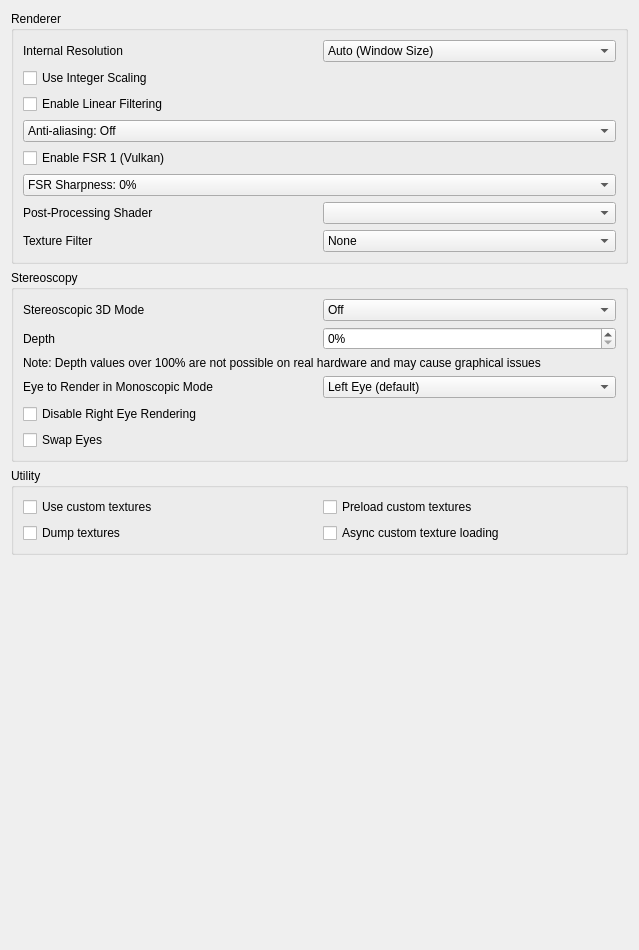
<?xml version="1.0" encoding="UTF-8"?>
<ui version="4.0">
 <class>ConfigureEnhancements</class>
 <widget class="QWidget" name="ConfigureEnhancements">
  <property name="geometry">
   <rect>
    <x>0</x>
    <y>0</y>
    <width>639</width>
    <height>950</height>
   </rect>
  </property>
  <property name="minimumSize">
   <size>
    <width>0</width>
    <height>0</height>
   </size>
  </property>
  <layout class="QVBoxLayout" name="verticalLayout_2">
   <item>
    <widget class="QGroupBox" name="rendererBox">
     <property name="title">
      <string>Renderer</string>
     </property>
     <layout class="QVBoxLayout" name="verticalLayout_3">
      <item>
       <widget class="QWidget" name="widget_resolution" native="true">
        <layout class="QHBoxLayout" name="horizontalLayout_1">
         <property name="leftMargin">
          <number>0</number>
         </property>
         <property name="topMargin">
          <number>0</number>
         </property>
         <property name="rightMargin">
          <number>0</number>
         </property>
         <property name="bottomMargin">
          <number>0</number>
         </property>
         <item>
          <widget class="QLabel" name="resolution_label">
           <property name="text">
            <string>Internal Resolution</string>
           </property>
          </widget>
         </item>
         <item>
          <widget class="QComboBox" name="resolution_factor_combobox">
           <item>
            <property name="text">
             <string>Auto (Window Size)</string>
            </property>
           </item>
           <item>
            <property name="text">
             <string>Native (400x240)</string>
            </property>
           </item>
           <item>
            <property name="text">
             <string>2x Native (800x480)</string>
            </property>
           </item>
           <item>
            <property name="text">
             <string>3x Native (1200x720)</string>
            </property>
           </item>
           <item>
            <property name="text">
             <string>4x Native (1600x960)</string>
            </property>
           </item>
           <item>
            <property name="text">
             <string>5x Native (2000x1200)</string>
            </property>
           </item>
           <item>
            <property name="text">
             <string>6x Native (2400x1440)</string>
            </property>
           </item>
           <item>
            <property name="text">
             <string>7x Native (2800x1680)</string>
            </property>
           </item>
           <item>
            <property name="text">
             <string>8x Native (3200x1920)</string>
            </property>
           </item>
           <item>
            <property name="text">
             <string>9x Native (3600x2160)</string>
            </property>
           </item>
           <item>
            <property name="text">
             <string>10x Native (4000x2400)</string>
            </property>
           </item>
           <item>
            <property name="text">
             <string>11x Native (4400x2640)</string>
            </property>
           </item>
           <item>
            <property name="text">
             <string>12x Native (4800x2880)</string>
            </property>
           </item>
           <item>
            <property name="text">
             <string>13x Native (5200x3120)</string>
            </property>
           </item>
           <item>
            <property name="text">
             <string>14x Native (5600x3360)</string>
            </property>
           </item>
           <item>
            <property name="text">
             <string>15x Native (6000x3600)</string>
            </property>
           </item>
           <item>
            <property name="text">
             <string>16x Native (6400x3840)</string>
            </property>
           </item>
           <item>
            <property name="text">
             <string>17x Native (6800x4080)</string>
            </property>
           </item>
           <item>
            <property name="text">
             <string>18x Native (7200x4320)</string>
            </property>
           </item>
          </widget>
         </item>
        </layout>
       </widget>
      </item>
      <item>
       <widget class="QCheckBox" name="use_integer_scaling">
        <property name="text">
         <string>Use Integer Scaling</string>
        </property>
        <property name="toolTip">
         <string>&lt;html&gt;&lt;head/&gt;&lt;body&gt;&lt;p&gt;Use Integer Scaling&lt;/p&gt;&lt;p&gt;Enforces that the larger screen in all layouts is an integer scale of the 240px height of the original 3DS screen.&lt;/p&gt;&lt;/body&gt;&lt;/html&gt;</string>
        </property>
       </widget>
      </item>
      <item>
       <widget class="QCheckBox" name="toggle_linear_filter">
        <property name="text">
         <string>Enable Linear Filtering</string>
        </property>
       </widget>
      </item>
      <item>
       <widget class="QComboBox" name="anti_aliasing">
        <property name="toolTip"><string>Smooth edges before FSR. Requires Vulkan. FXAA is faster; SMAA preserves more detail.</string></property>
        <item><property name="text"><string>Anti-aliasing: Off</string></property></item>
        <item><property name="text"><string>Anti-aliasing: FXAA</string></property></item>
        <item><property name="text"><string>Anti-aliasing: SMAA 1x (High)</string></property></item>
       </widget>
      </item>
      <item>
       <widget class="QCheckBox" name="toggle_fsr">
        <property name="text"><string>Enable FSR 1 (Vulkan)</string></property>
        <property name="toolTip"><string>Upscale each screen with AMD FSR 1 and sharpen it. Use a lower internal resolution than the displayed screen. Requires Vulkan.</string></property>
       </widget>
      </item>
      <item>
       <widget class="QComboBox" name="fsr_sharpness">
        <item><property name="text"><string>FSR Sharpness: 0%</string></property></item>
        <item><property name="text"><string>FSR Sharpness: 25%</string></property></item>
        <item><property name="text"><string>FSR Sharpness: 50%</string></property></item>
        <item><property name="text"><string>FSR Sharpness: 75%</string></property></item>
        <item><property name="text"><string>FSR Sharpness: 100%</string></property></item>
       </widget>
      </item>
      <item>
       <widget class="QWidget" name="widget_shader" native="true">
        <layout class="QHBoxLayout" name="horizontalLayout_2">
         <property name="leftMargin">
          <number>0</number>
         </property>
         <property name="topMargin">
          <number>0</number>
         </property>
         <property name="rightMargin">
          <number>0</number>
         </property>
         <property name="bottomMargin">
          <number>0</number>
         </property>
         <item>
          <widget class="QLabel" name="shader_label">
           <property name="text">
            <string>Post-Processing Shader</string>
           </property>
          </widget>
         </item>
         <item>
          <widget class="QComboBox" name="shader_combobox"/>
         </item>
        </layout>
       </widget>
      </item>
      <item>
       <widget class="QWidget" name="widget_texture_filter" native="true">
        <layout class="QHBoxLayout" name="horizontalLayout_3">
         <property name="leftMargin">
          <number>0</number>
         </property>
         <property name="topMargin">
          <number>0</number>
         </property>
         <property name="rightMargin">
          <number>0</number>
         </property>
         <property name="bottomMargin">
          <number>0</number>
         </property>
         <item>
          <widget class="QLabel" name="texture_filter_label">
           <property name="text">
            <string>Texture Filter</string>
           </property>
          </widget>
         </item>
         <item>
          <widget class="QComboBox" name="texture_filter_combobox">
           <item>
            <property name="text">
             <string>None</string>
            </property>
           </item>
           <item>
            <property name="text">
             <string>Anime4K (OpenGL only)</string>
            </property>
           </item>
           <item>
            <property name="text">
             <string notr="true">Bicubic</string>
            </property>
           </item>
           <item>
            <property name="text">
             <string notr="true">ScaleForce</string>
            </property>
           </item>
           <item>
            <property name="text">
             <string notr="true">xBRZ</string>
            </property>
           </item>
           <item>
            <property name="text">
             <string notr="true">MMPX</string>
            </property>
           </item>
          </widget>
         </item>
        </layout>
       </widget>
      </item>
     </layout>
    </widget>
   </item>
   <item>
    <widget class="QGroupBox" name="stereo_group">
     <property name="title">
      <string>Stereoscopy</string>
     </property>
     <layout class="QVBoxLayout" name="verticalLayout_4">
      <item>
       <layout class="QHBoxLayout" name="horizontalLayout_4">
        <item>
         <widget class="QLabel" name="label_4">
          <property name="text">
           <string>Stereoscopic 3D Mode</string>
          </property>
         </widget>
        </item>
        <item>
         <widget class="QComboBox" name="render_3d_combobox">
          <item>
           <property name="text">
            <string>Off</string>
           </property>
          </item>
          <item>
           <property name="text">
            <string>Side by Side</string>
           </property>
          </item>
          <item>
           <property name="text">
            <string>Side by Side Full Width</string>
           </property>
          </item>
          <item>
           <property name="text">
            <string>Anaglyph</string>
           </property>
          </item>
          <item>
           <property name="text">
            <string>Interlaced</string>
           </property>
          </item>
          <item>
           <property name="text">
            <string>Reverse Interlaced</string>
           </property>
          </item>
         </widget>
        </item>
       </layout>
      </item>
      <item>
       <layout class="QHBoxLayout" name="horizontalLayout_5">
        <item>
         <widget class="QLabel" name="label_3">
          <property name="text">
           <string>Depth</string>
          </property>
         </widget>
        </item>
        <item>
         <widget class="QSpinBox" name="factor_3d">
          <property name="suffix">
           <string notr="true">%</string>
          </property>
          <property name="minimum">
           <number>0</number>
          </property>
          <property name="maximum">
           <number>255</number>
          </property>
          <property name="value">
           <number>0</number>
          </property>
         </widget>
        </item>
       </layout>
      </item>
      <item>
       <widget class="QLabel" name="excessive_depth_warning_label">
        <property name="text">
         <string>Note: Depth values over 100% are not possible on real hardware and may cause graphical issues</string>
        </property>
       </widget>
      </item>
      <item>
       <layout class="QHBoxLayout" name="horizontalLayout_6">
        <item>
         <widget class="QLabel" name="label_6">
          <property name="text">
           <string>Eye to Render in Monoscopic Mode</string>
          </property>
         </widget>
        </item>
        <item>
         <widget class="QComboBox" name="mono_rendering_eye">
          <item>
           <property name="text">
            <string>Left Eye (default)</string>
           </property>
          </item>
          <item>
           <property name="text">
            <string>Right Eye</string>
           </property>
          </item>
         </widget>
        </item>
       </layout>
      </item>
      <item>
       <widget class="QCheckBox" name="disable_right_eye_render">
        <property name="text">
         <string>Disable Right Eye Rendering</string>
        </property>
        <property name="toolTip">
         <string>&lt;html&gt;&lt;head/&gt;&lt;body&gt;&lt;p&gt;Disable Right Eye Rendering&lt;/p&gt;&lt;p&gt;Disables rendering the right eye image. Greatly improves performance in some applications, but can cause flickering in others.&lt;/p&gt;&lt;/body&gt;&lt;/html&gt;</string>
        </property>
       </widget>
      </item>
      <item>
       <widget class="QCheckBox" name="swap_eyes_3d">
        <property name="text">
         <string>Swap Eyes</string>
        </property>
       </widget>
      </item>
     </layout>
    </widget>
   </item>
   <item>
    <widget class="QGroupBox" name="utilityBox">
     <property name="title">
      <string>Utility</string>
     </property>
     <layout class="QGridLayout" name="gridLayout_1">
      <item row="1" column="0">
       <widget class="QCheckBox" name="toggle_custom_textures">
        <property name="toolTip">
         <string>&lt;html&gt;&lt;head/&gt;&lt;body&gt;&lt;p&gt;Replace textures with PNG files.&lt;/p&gt;&lt;p&gt;Textures are loaded from load/textures/[Title ID]/.&lt;/p&gt;&lt;/body&gt;&lt;/html&gt;</string>
        </property>
        <property name="text">
         <string>Use custom textures</string>
        </property>
       </widget>
      </item>
      <item row="2" column="0">
       <widget class="QCheckBox" name="toggle_dump_textures">
        <property name="toolTip">
         <string>&lt;html&gt;&lt;head/&gt;&lt;body&gt;&lt;p&gt;Dump textures to PNG files.&lt;/p&gt;&lt;p&gt;Textures are dumped to dump/textures/[Title ID]/.&lt;/p&gt;&lt;/body&gt;&lt;/html&gt;</string>
        </property>
        <property name="text">
         <string>Dump textures</string>
        </property>
       </widget>
      </item>
      <item row="1" column="1">
       <widget class="QCheckBox" name="toggle_preload_textures">
        <property name="toolTip">
         <string>&lt;html&gt;&lt;head/&gt;&lt;body&gt;&lt;p&gt;Load all custom textures into memory on boot, instead of loading them when the application requires them.&lt;/p&gt;&lt;/body&gt;&lt;/html&gt;</string>
        </property>
        <property name="text">
         <string>Preload custom textures</string>
        </property>
       </widget>
      </item>
      <item row="2" column="1">
       <widget class="QCheckBox" name="toggle_async_custom_loading">
        <property name="toolTip">
         <string>&lt;html&gt;&lt;head/&gt;&lt;body&gt;&lt;p&gt;Load custom textures asynchronously with background threads to reduce loading stutter&lt;/p&gt;&lt;/body&gt;&lt;/html&gt;</string>
        </property>
        <property name="text">
         <string>Async custom texture loading</string>
        </property>
       </widget>
      </item>
     </layout>
    </widget>
   </item>
   <item>
    <spacer name="verticalSpacer">
     <property name="orientation">
      <enum>Qt::Vertical</enum>
     </property>
     <property name="sizeHint" stdset="0">
      <size>
       <width>20</width>
       <height>270</height>
      </size>
     </property>
    </spacer>
   </item>
  </layout>
 </widget>
 <tabstops>
  <tabstop>resolution_factor_combobox</tabstop>
  <tabstop>toggle_linear_filter</tabstop>
  <tabstop>shader_combobox</tabstop>
  <tabstop>texture_filter_combobox</tabstop>
  <tabstop>render_3d_combobox</tabstop>
  <tabstop>factor_3d</tabstop>
  <tabstop>mono_rendering_eye</tabstop>
  <tabstop>toggle_custom_textures</tabstop>
  <tabstop>toggle_dump_textures</tabstop>
  <tabstop>toggle_preload_textures</tabstop>
 </tabstops>
 <resources/>
 <connections/>
</ui>
